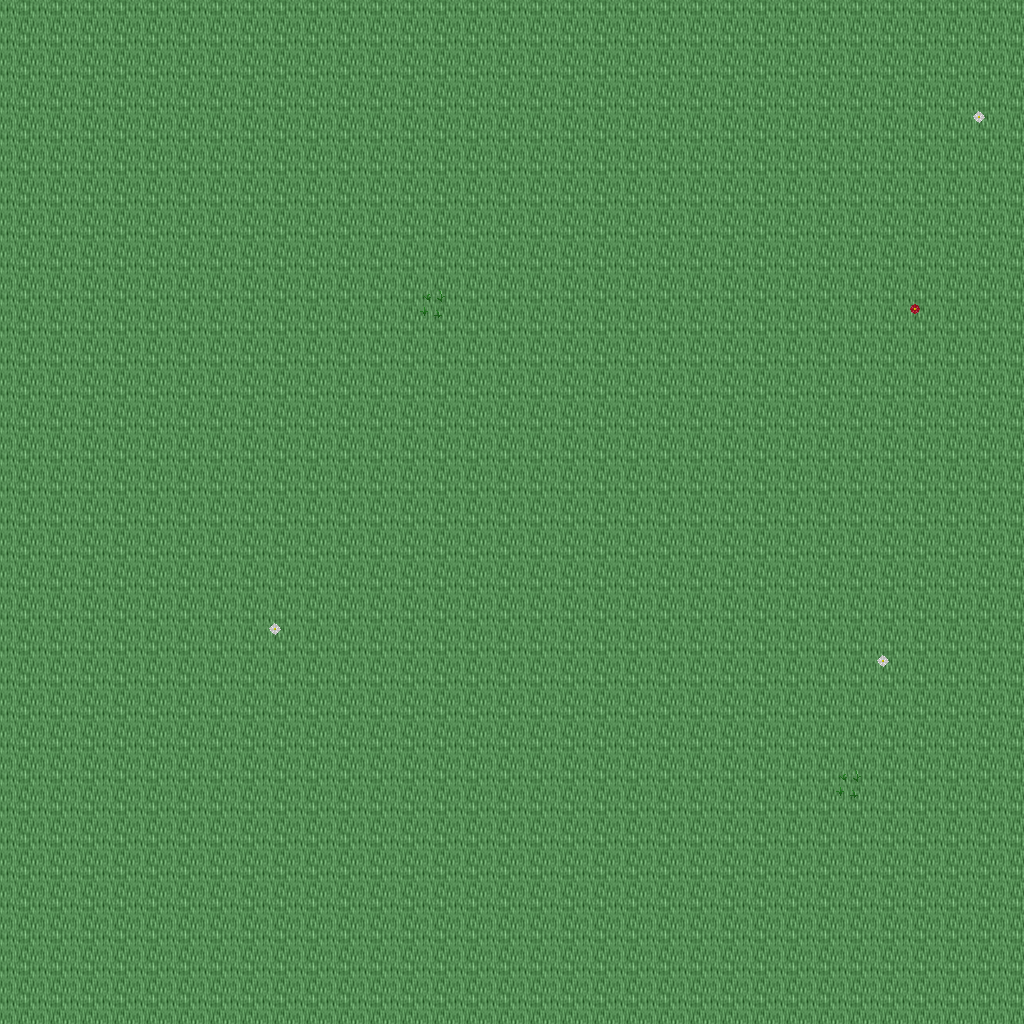

Below is a game level as drawn by its tile map, then a one-line description and the .tmx that defines it (tile-layer data replaced by summaries):
An orthogonal 32x32 tile map with 32x32 px tiles, 5 tile layers (Ground, Objects, Objects2, Above, ...), 1 hidden layer not drawn, 14 tilesets.

<map version="1.10" tiledversion="1.11.0" orientation="orthogonal" renderorder="right-down" width="32" height="32" tilewidth="32" tileheight="32" infinite="0" nextlayerid="11" nextobjectid="1">
 <tileset firstgid="1" name="ground_ground" tilewidth="32" tileheight="32" tilecount="33" columns="3">
  <image source="../drawable/ground_ground.png" width="96" height="352" />
 </tileset>
 <tileset firstgid="34" name="plant_flower_daisy_red" tilewidth="32" tileheight="32" tilecount="8" columns="2">
  <image source="../drawable/plant_flower_daisy_red.png" width="64" height="128" />
 </tileset>
 <tileset firstgid="42" name="ground_grass_edges" tilewidth="32" tileheight="32" tilecount="36" columns="12">
  <image source="../drawable/ground_grass_edges.png" width="384" height="96" />
 </tileset>
 <tileset firstgid="78" name="ground_grass_corners" tilewidth="32" tileheight="32" tilecount="24" columns="6">
  <image source="../drawable/ground_grass_corners.png" width="192" height="128" />
 </tileset>
 <tileset firstgid="102" name="ground_water_pool" tilewidth="32" tileheight="32" tilecount="72" columns="3">
  <image source="../drawable/ground_water_pool.png" width="96" height="768" />
 </tileset>
 <tileset firstgid="174" name="plant_flower_daisy_white" tilewidth="32" tileheight="32" tilecount="8" columns="2">
  <image source="../drawable/plant_flower_daisy_white.png" width="64" height="128" />
 </tileset>
 <tileset firstgid="182" name="plant_grasses" tilewidth="32" tileheight="32" tilecount="6" columns="3">
  <image source="../drawable/plant_grasses.png" width="96" height="64" />
 </tileset>
 <tileset firstgid="188" name="item_statue_bird" tilewidth="32" tileheight="32" tilecount="8" columns="2">
  <image source="../drawable/item_statue_bird.png" width="64" height="128" />
 </tileset>
 <tileset firstgid="196" name="plant_tree_tree_darkgreen" tilewidth="32" tileheight="32" tilecount="88" columns="8">
  <image source="../drawable/plant_tree_tree_darkgreen.png" width="256" height="352" />
 </tileset>
 <tileset firstgid="284" name="logic_collision" tilewidth="32" tileheight="32" tilecount="1" columns="1">
  <image source="../drawable/logic_collision.png" width="32" height="32" />
 </tileset>
 <tileset firstgid="285" name="ground_water_pool_deep" tilewidth="32" tileheight="32" tilecount="72" columns="3">
  <image source="../drawable/ground_water_pool_deep.png" width="96" height="768" />
 </tileset>
 <tileset firstgid="357" name="logic_item_fruits" tilewidth="32" tileheight="32" tilecount="16" columns="8">
  <image source="../drawable/logic_item_fruits.png" width="256" height="64" />
 </tileset>
 <tileset firstgid="373" name="plant_tree_umbrella_thorn" tilewidth="32" tileheight="32" tilecount="18" columns="6">
  <image source="../drawable/plant_tree_umbrella_thorn.png" width="192" height="96" />
 </tileset>
 <tileset firstgid="391" name="light_light_5x5" tilewidth="32" tileheight="32" tilecount="25" columns="5">
  <image source="../drawable/light_light_5x5.png" width="160" height="160" />
 </tileset>
 <layer id="1" name="Ground" width="32" height="32">
  <data>[1024 cells, 1024 non-empty, 1 distinct tile ids]</data>
 </layer>
 <layer id="2" name="Objects" width="32" height="32">
  <data>[1024 cells, 4 non-empty, 2 distinct tile ids]</data>
 </layer>
 <layer id="3" name="Objects2" width="32" height="32">
  <data>[1024 cells, 2 non-empty, 1 distinct tile ids]</data>
 </layer>
 <layer id="4" name="Above" width="32" height="32">
  <data>[1024 cells, 0 non-empty, 0 distinct tile ids]</data>
 </layer>
 <layer id="5" name="Above2" width="32" height="32">
  <data>[1024 cells, 0 non-empty, 0 distinct tile ids]</data>
 </layer>
 <layer id="6" name="Walkable" width="32" height="32" visible="0">
  <data>[1024 cells, 0 non-empty, 0 distinct tile ids]</data>
 </layer>
 <objectgroup id="7" name="Mapevents" />
 <objectgroup id="8" name="Spawn" />
 <objectgroup id="9" name="Keys" />
 <objectgroup id="10" name="Replace" />
</map>
